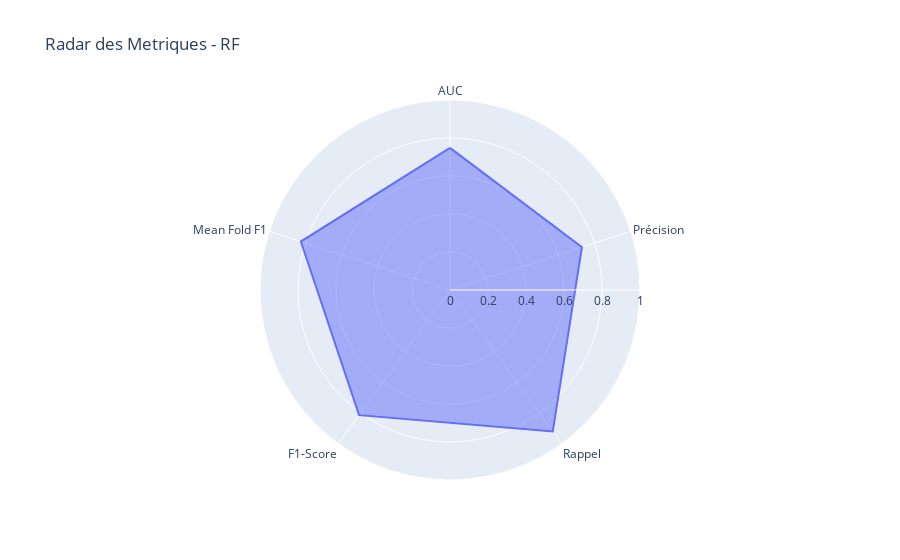
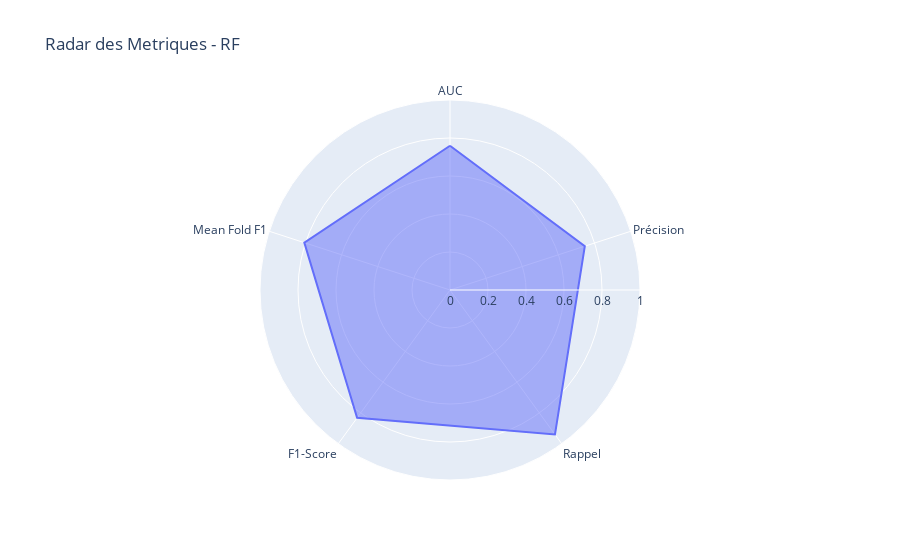

The code cell stored with these charts, in order, in its notebook:
### Markdown cell above
> Random Forest
***

### Code cell
for red in [True,False] : 
    print(f"------> Reduction = {red}")
    # Récupération des résultats
    results_rf = train_with_calibration("rf",X,y,reduction=red)

    # Stockage des résultats complets
    all_results['RF'] = results_rf

    # Affectation de la ligne dans le dataframe
    report_df.loc[len(report_df)] = ["rf",
                                    results_rf["accuracy"],
                                    results_rf["precision"],
                                    results_rf["recall"], 
                                    results_rf["f1-score"], 
                                    results_rf["auc_calibrated"],
                                    results_rf["best_threshold"],
                                    results_rf["mean_fold_scores"],red]

### Figure 1 — Plotly figure (JSON) as saved in the notebook; plotly's stock layout.template omitted (floating-point values rounded to 4 significant figures)
{"data": [{"fill": "toself", "hovertemplate": "r=%{r}<br>theta=%{theta}<extra></extra>", "legendgroup": "", "line": {"color": "#636efa", "dash": "solid"}, "marker": {"symbol": "circle"}, "mode": "lines", "name": "", "r": [0.7483, 0.7302, 0.92, 0.8142, 0.8255, 0.7483], "showlegend": false, "subplot": "polar", "theta": ["AUC", "Précision", "Rappel", "F1-Score", "Mean Fold F1", "AUC"], "type": "scatterpolar"}], "layout": {"legend": {"tracegroupgap": 0}, "polar": {"angularaxis": {"direction": "clockwise", "rotation": 90}, "domain": {"x": [0, 1], "y": [0, 1]}, "radialaxis": {"range": [0, 1], "visible": true}}, "showlegend": false, "title": {"text": "Radar des Metriques - RF"}}}

### Figure 2 — Plotly figure (JSON) as saved in the notebook; plotly's stock layout.template omitted (floating-point values rounded to 4 significant figures)
{"data": [{"fill": "toself", "hovertemplate": "r=%{r}<br>theta=%{theta}<extra></extra>", "legendgroup": "", "line": {"color": "#636efa", "dash": "solid"}, "marker": {"symbol": "circle"}, "mode": "lines", "name": "", "r": [0.7593, 0.746, 0.94, 0.8319, 0.8063, 0.7593], "showlegend": false, "subplot": "polar", "theta": ["AUC", "Précision", "Rappel", "F1-Score", "Mean Fold F1", "AUC"], "type": "scatterpolar"}], "layout": {"legend": {"tracegroupgap": 0}, "polar": {"angularaxis": {"direction": "clockwise", "rotation": 90}, "domain": {"x": [0, 1], "y": [0, 1]}, "radialaxis": {"range": [0, 1], "visible": true}}, "showlegend": false, "title": {"text": "Radar des Metriques - RF"}}}
